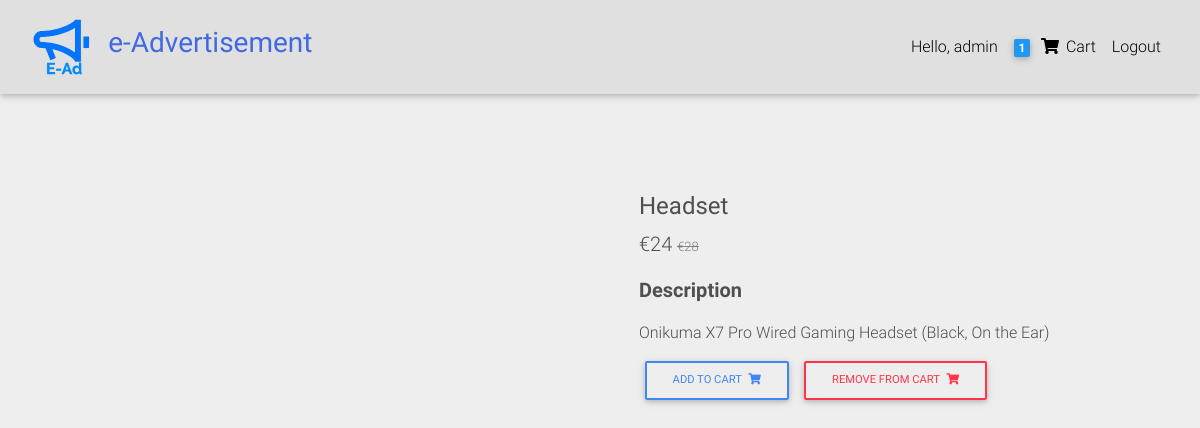
Screenshot of /product/headset/ (signed in) with the database file from the repository.
### catalog/models.py (models this page shows, shortened)
class Order(models.Model):
    user = models.ForeignKey(User, on_delete=models.CASCADE)
    items = models.ManyToManyField(OrderItem)
    address = models.ForeignKey(
        "Address", on_delete=models.SET_NULL, blank=True, null=True)
    payment = models.ForeignKey(
        "Payment", on_delete=models.SET_NULL, blank=True, null=True)
    coupon = models.ForeignKey(
        "Coupon", on_delete=models.SET_NULL, blank=True, null=True)
    ordered = models.BooleanField(default=False)
    start_date = models.DateTimeField(auto_now_add=True)
    ordered_date = models.DateTimeField()

class Item(models.Model):
    title = models.CharField(max_length=200)
    price = models.IntegerField()
    discount_price = models.IntegerField(blank=True, null=True)
    slug = models.SlugField()
    status = models.CharField(max_length=200)
    category = models.CharField(choices=CATEGORY_CHOICES, max_length=2)
    label = models.CharField(choices=LABEL_CHOICES, max_length=2)
    description = models.TextField()
    image = models.ImageField(default='default.jpg', upload_to='productImages')
    def get_add_to_cart_url(self):
        return reverse('add_to_cart', kwargs={'slug': self.slug})
    def get_remove_from_cart_url(self):
        return reverse('remove_from_cart', kwargs={'slug': self.slug})

### catalog/views.py (the view)
# urls.py: path('product/<slug>/', ProductDetail.as_view(), name='product'),
class ProductDetail(DetailView):
    model = Item
    template_name = 'product.html'

### catalog/templatetags/cart_template_tags.py (called while the page is built)
@register.filter
def cart_item_count(user):
    if user.is_authenticated:
        qs = Order.objects.filter(user=user, ordered=False)
        if qs.exists():
            order = qs[0]
            return order.items.count()
    return 0

### templates/product.html (shortened to what this page needs)
{% extends 'base.html' %}
{% block content %}
<main class="mt-5 pt-4">
  <div class="container dark-grey-text mt-5">
    <div class="row wow fadeIn">
      <div class="col-md-6 mb-4">
      </div>
      <div class="col-md-6 mb-4">
        <div class="p-4">
          <div class="mb-3">
          <h4 class="mt-3"><strong>{{object.title}}</strong></h4>
          <p class="lead">
            <span class="mr-1">
              {% if object.discount_price %}
                <span>€{{object.discount_price}}</span>
                <span style="font-size: small; color: gray"><del>€{{object.price}}</del></span>
              {% else %}
                <span>€{{object.price}}</span>
              {% endif %}
            </span>
          </p>
          </div>
          <p class="lead font-weight-bold">Description</p>
          <p>{{object.description}}</p>
            <a href="{{object.get_add_to_cart_url}}" class="btn btn-outline-primary btn-md my-0 p" type="submit">Add to cart
            <i class="fas fa-shopping-cart ml-1"></i>
          </a>
          <a href="{{object.get_remove_from_cart_url}}" class="btn btn-outline-danger btn-md my-0 p" type="submit">Remove from cart
            <i class="fas fa-shopping-cart ml-1"></i>
          </a>
        </div>
      </div>
    </div>
  </div>
</main>
{% endblock content %}

### templates/base.html (shortened to what this page needs)
{% load static %}
{% load cart_template_tags %}
<!DOCTYPE html>
<html lang="en">
<head>
  <link rel="stylesheet" href="https://use.fontawesome.com/releases/v5.11.2/css/all.css">
  <link href="{% static 'css/bootstrap.min.css' %}" rel="stylesheet">
  <link href="{% static 'css/mdb.min.css' %}" rel="stylesheet">
  <link href="{% static 'css/style.min.css' %}" rel="stylesheet">
</head>
<body style="background-color: #EEE;">
<nav class="navbar fixed-top navbar-expand-lg navbar-light bg-light scrolling-navbar">
<div class="container-fluid">
    <a class="navbar-brand waves-effect" href="{% url 'home' %}">
      <img class="ml-0 pl-0" style="height: 60px;" src="{% static 'logo-black.svg' %}" alt="Logo">
    </a>
    <h3 style="color:royalblue;"><strong>e-Advertisement</strong></h3>
    <div class="collapse navbar-collapse" id="navbarSupportedContent">
    <ul class="navbar-nav nav-flex-icons">
      {% if request.user.is_authenticated %}
        <li class="nav-item">
          <a class="nav-link waves-effect" href="#">Hello, {{request.user.username}}
          </a>
        </li>
        <li class="nav-item">
        <a href="{% url 'order_summary' %}" class="nav-link waves-effect">
            <span class="badge blue z-depth-1 mr-1">{{ request.user|cart_item_count}}</span>
            <i class="fas fa-shopping-cart"></i>
            <span class="clearfix d-none d-sm-inline-block"> Cart </span>
        </a>
        </li>
         <li class="nav-item">
          <a class="nav-link waves-effect" href="{% url 'account_logout' %}">Logout
          </a>
        </li>
      {% endif %}
    </ul>
    </div>
</div>
</nav>
<div class="p-3 text-center"></div>
{% block content %}
{% endblock content %}
</body>
</html>

### templates/base.html (style rules this page uses)
html, body, header, .carousel { height: 60vh; }

### rows the page displays
Item: title "Headset", discount_price "24", price "28", description "Onikuma X7 Pro Wired Gaming Headset (Black, On the Ear)"

### other values shown
{{ request.user.username }} "admin"
{{ request.user|cart_item_count }} "1"
